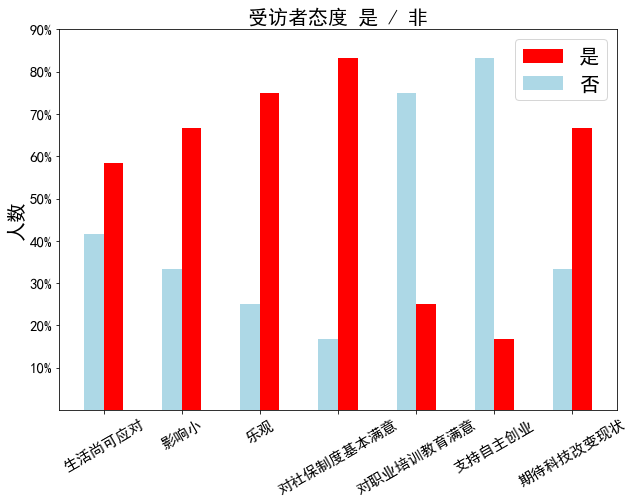

This figure's Python source:
# -*- coding: utf-8 -*-

# 态度 是 与 非
import matplotlib.pyplot as plt
plt.rcParams['font.sans-serif']=['SimHei'] #用来正常显示中文标签
plt.rcParams['axes.unicode_minus']=False #用来正常显示负号

import numpy as np
import seaborn

CD_LNLP=np.array([7/12,8/12,9/12,10/12,3/12,2/12,8/12])
DMFCDA=np.array([5/12,4/12,3/12,2/12,9/12,10/12,4/12])

size = 7
x = np.arange(size)

# 有a/b/c三种类型的数据，n设置为3
total_width, n = 0.5, 2
# 每种类型的柱状图宽度
width = total_width / n

# 重新设置x轴的坐标
x = x - (total_width - width) / 2
print(x)

plt.figure(figsize=(10,7))
# 画柱状图

plt.bar(x + width, CD_LNLP, width=width, label="是",color='red')
plt.bar(x, DMFCDA, width=width, label="否",color='lightblue')

k=[0,1,2,3,4,5,6]
x_ticks_label=['生活尚可应对','影响小','乐观','对社保制度基本满意','对职业培训教育满意','支持自主创业','期待科技改变现状']
plt.xticks(k,x_ticks_label,fontsize=15)
plt.xticks(rotation=30)
plt.yticks([0.10,0.20,0.30,0.40,0.50,0.60,0.70,0.80,0.90],['10%','20%','30%','40%','50%','60%','70%','80%','90%'],fontsize=15)
plt.ylabel("人数",fontsize=20)
plt.title("受访者态度 是 / 非",fontsize=20)

# 显示图例
plt.legend(loc='best',fontsize=20)

# 显示柱状图
plt.show()
